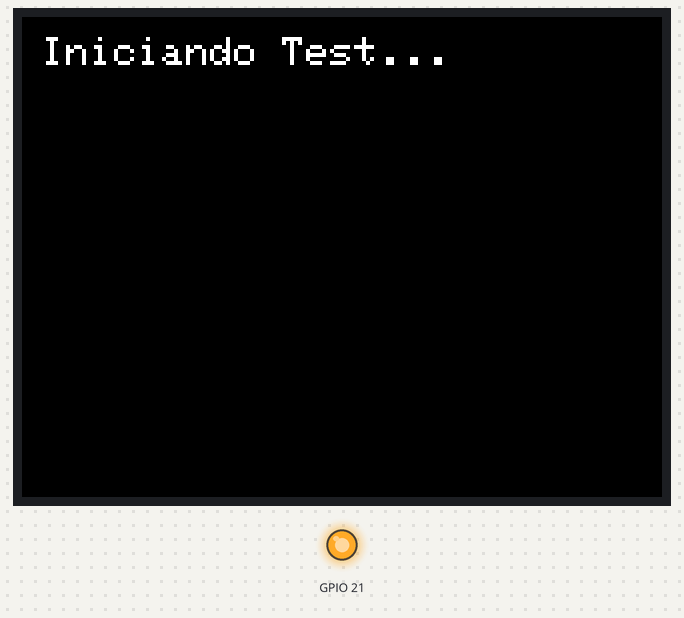
Bench run of a sketch on a simulated ESP32. On the bench: 320×240 colour display, output pins drawn as LEDs (lit = HIGH). What the sketch prints to the serial monitor is not drawn.

Above: at 0.3 s.
At 1.9 s:
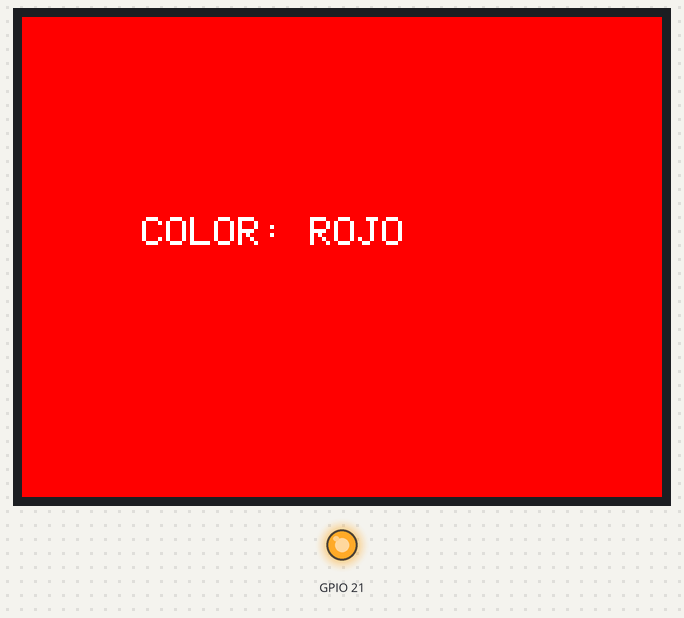
At 2.9 s:
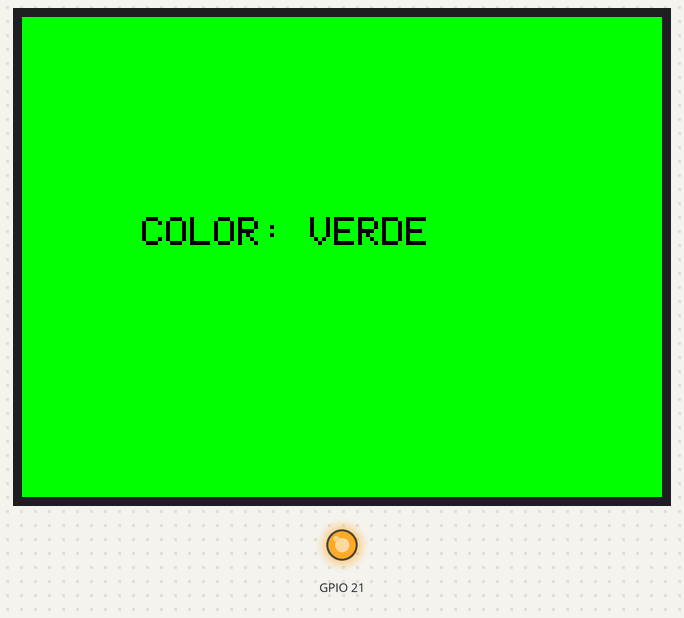
At 4.0 s:
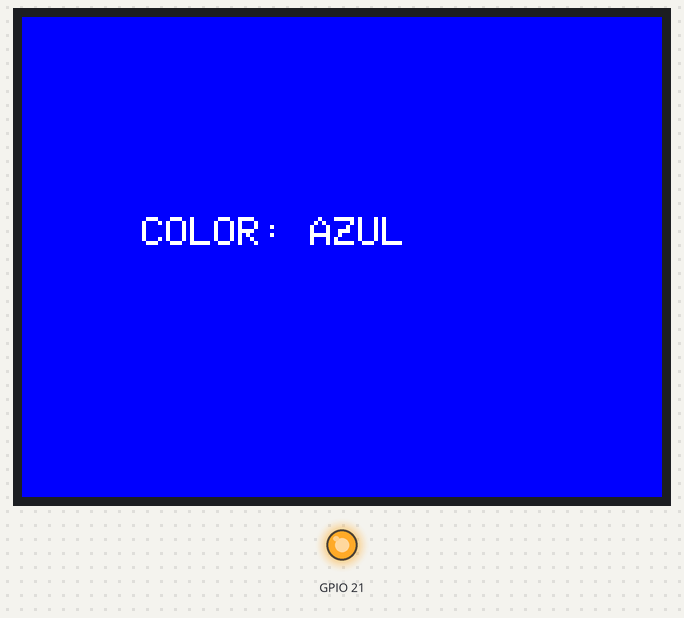
At 5.1 s:
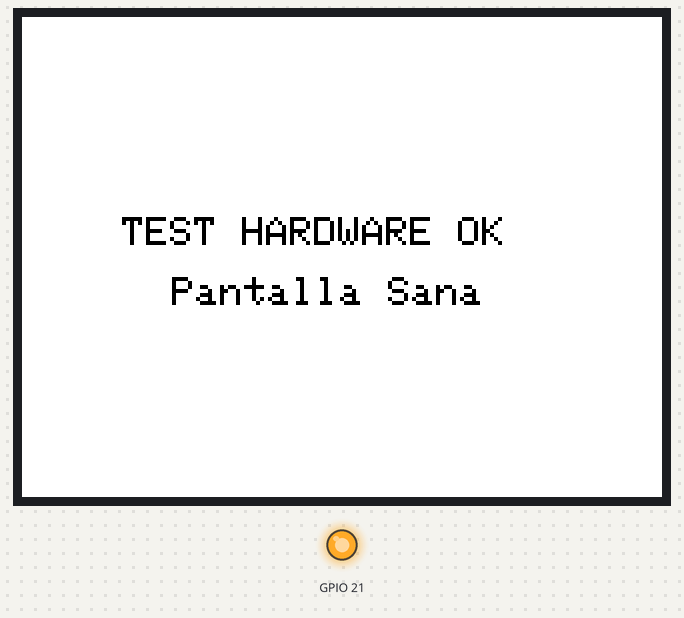

Measured:
- by itself, everything shown: repeats every 5.3 s, in 4 steps
- what the display in image 1 shows lasts 1.1 s, from 1.8 s to 2.9 s
- what the display in image 4 shows lasts 2.0 s, from 5.1 s to 7.1 s

The sketch:

test_pantalla.ino
```cpp
#include <SPI.h>
#include <TFT_eSPI.h>

TFT_eSPI tft = TFT_eSPI();

void setup() {
  Serial.begin(115200);
  Serial.println("Iniciando prueba de hardware de la pantalla...");

  // Encender retroiluminación de la Cheap Yellow Display (GPIO 21)
  pinMode(21, OUTPUT);
  digitalWrite(21, HIGH);

  // Inicializar pantalla y rotación
  tft.begin();
  tft.setRotation(1); // Modo horizontal (landscape)

  tft.fillScreen(TFT_BLACK);
  tft.setTextColor(TFT_WHITE, TFT_BLACK);
  tft.setTextSize(2);
  tft.drawString("Iniciando Test...", 10, 10);
  delay(1500);
}

void loop() {
  Serial.println("Paso: Rojo");
  tft.fillScreen(TFT_RED);
  tft.setTextColor(TFT_WHITE, TFT_RED);
  tft.setTextSize(2);
  tft.drawString("COLOR: ROJO", 60, 100);
  delay(1000);

  Serial.println("Paso: Verde");
  tft.fillScreen(TFT_GREEN);
  tft.setTextColor(TFT_BLACK, TFT_GREEN);
  tft.setTextSize(2);
  tft.drawString("COLOR: VERDE", 60, 100);
  delay(1000);

  Serial.println("Paso: Azul");
  tft.fillScreen(TFT_BLUE);
  tft.setTextColor(TFT_WHITE, TFT_BLUE);
  tft.setTextSize(2);
  tft.drawString("COLOR: AZUL", 60, 100);
  delay(1000);

  Serial.println("Paso: Blanco");
  tft.fillScreen(TFT_WHITE);
  tft.setTextColor(TFT_BLACK, TFT_WHITE);
  tft.setTextSize(2);
  tft.drawString("TEST HARDWARE OK", 50, 100);
  tft.drawString("Pantalla Sana", 75, 130);
  delay(2000);
}
```
